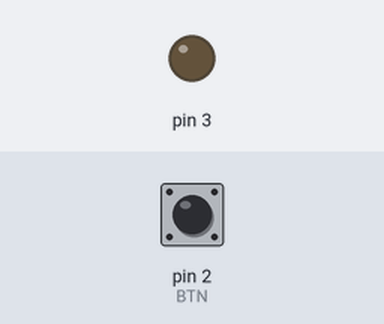
A sketch run on a simulated Arduino Uno, built with avr-gcc and run on an emulated ATmega328P. On the bench: output pins drawn as LEDs (lit = HIGH). The inputs (shaded band) are chosen by the test bench; at power-on: pin 2 (BTN) HIGH.

Above: at 1.2 s.
1.3 s: pin 2 (BTN) pulled LOW for 0.15 s
At 1.37 s:
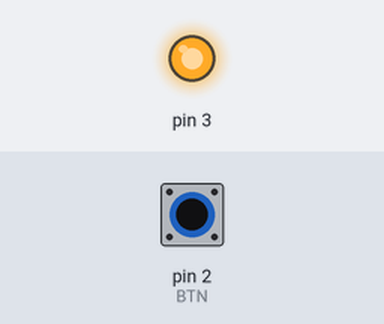
2.9 s: pin 2 (BTN) pulled LOW for 3.2 s
At 7.3 s:
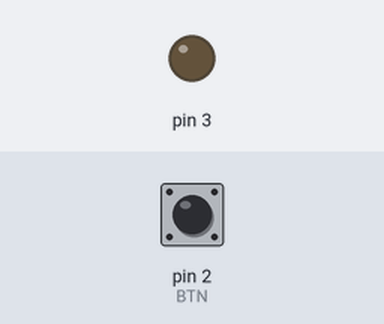
Timing chart, 0 to 8.8 s (numbered marks = the images above; inputs shaded):
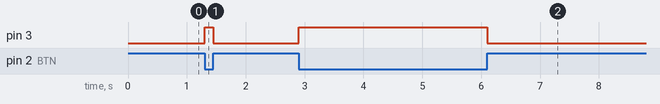

Measured:
- after the input at 1.3 s, pin 3: LOW → HIGH at once, → LOW 0.15 s later
- after the input at 2.9 s, pin 3: LOW → HIGH at once, → LOW 3.2 s later

The sketch:

btn01.ino
```cpp
#include <Led.h>
// 풀다운방식
Led led(3);
const int BTN = 2;

void setup() {
  pinMode(BTN, INPUT); // 스위치는 INPUT
}

void loop() {
  int value = !digitalRead(BTN); // 버튼 클릭 시 점등. 평상 시 소등상태로 변경.
  led.setValue(value);

}
```
